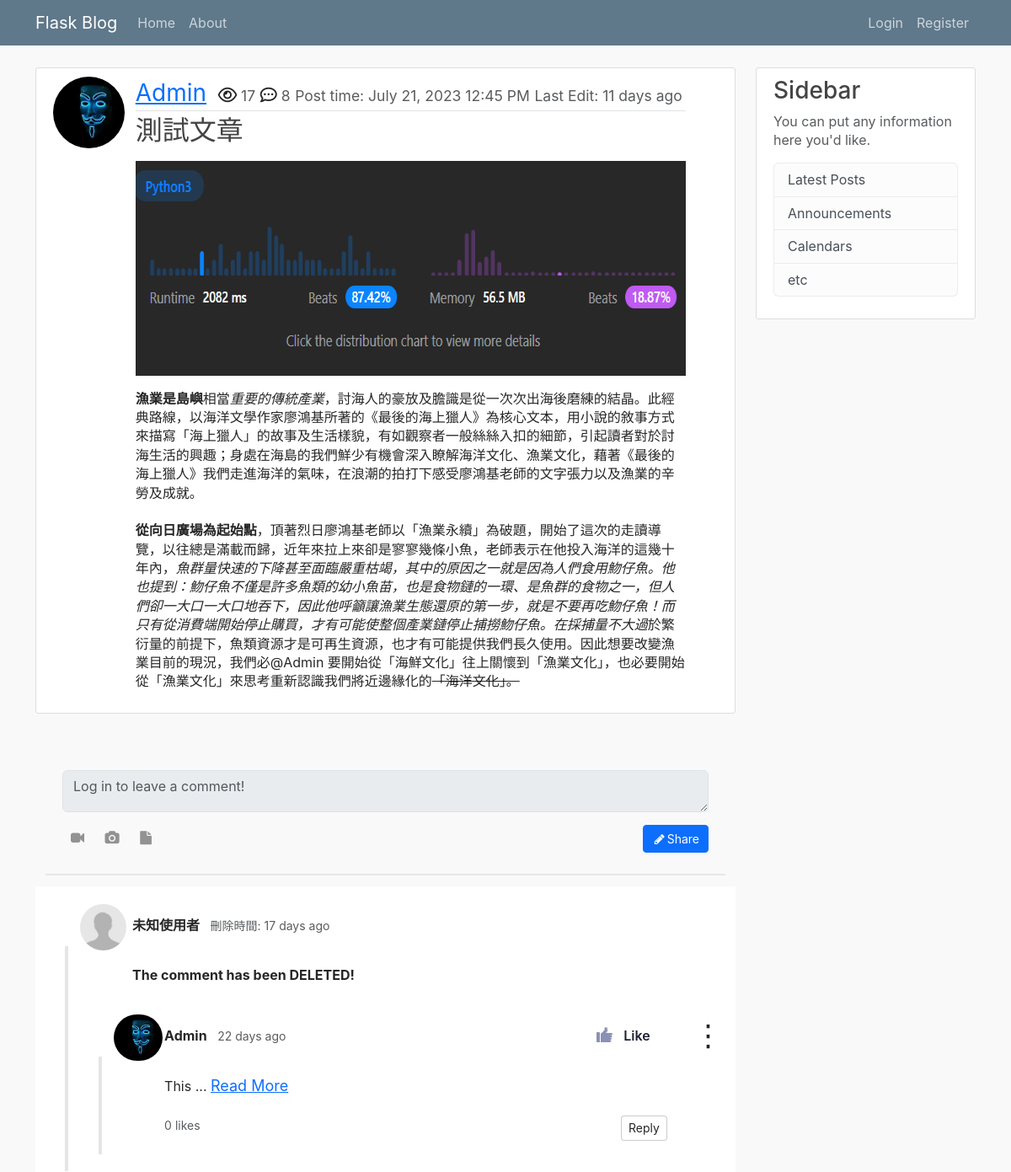
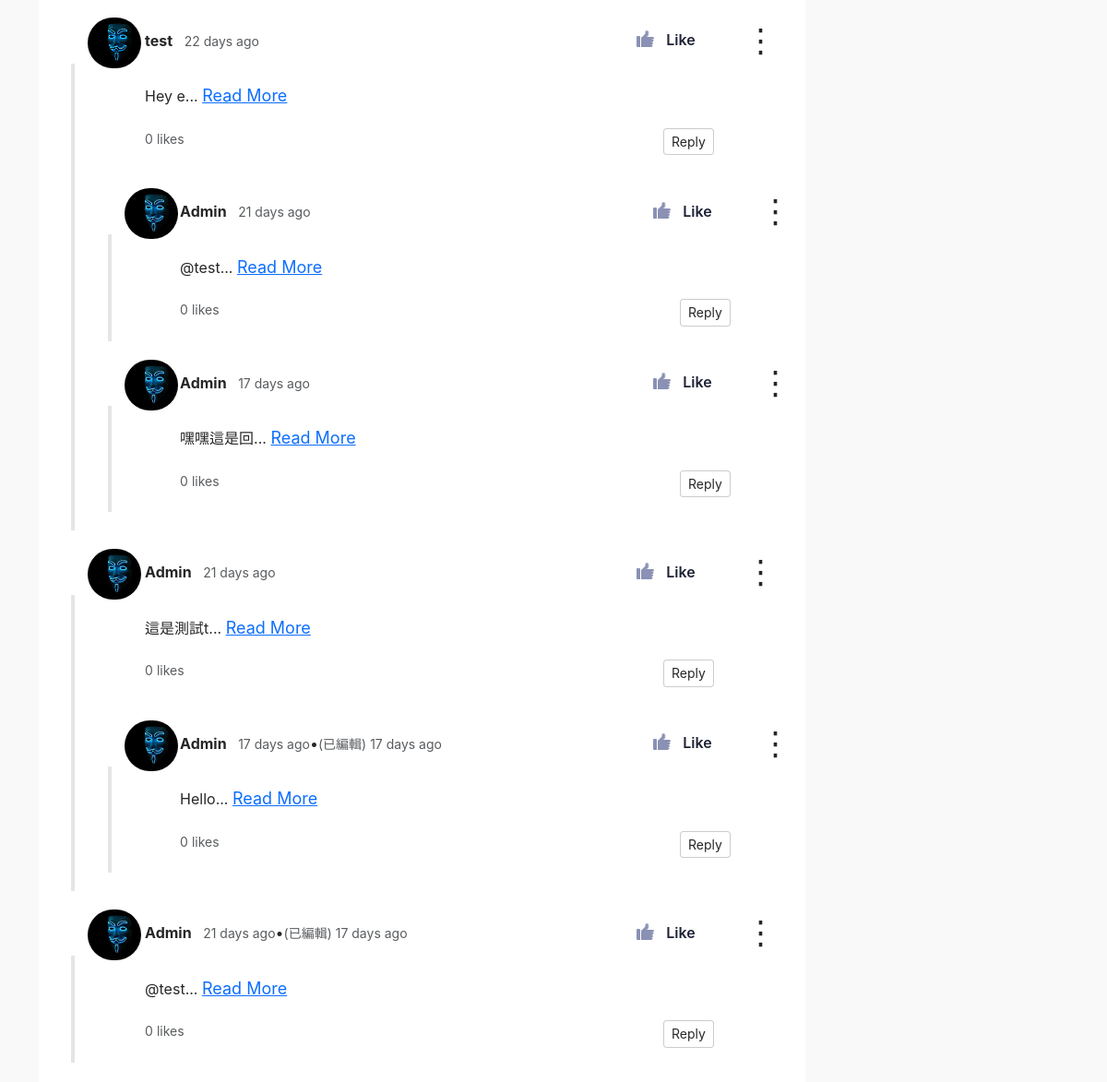
/post/1, run on the app's committed database (2 pictures, top to bottom).
### flask_blog/models.py (models this page shows, shortened)
class User(db.Model, UserMixin):
    __tablename__ = 'user'
    id = db.Column(db.Integer, primary_key=True)
    username = db.Column(db.String(20), unique=True, nullable=False)
    email = db.Column(db.String(120), unique=True, nullable=False)
    image_file = db.Column(db.String(20), unique=False, nullable=False, default='default.jpg')
    password = db.Column(db.String(60), nullable=False)
    posts = db.relationship('Post', backref='author', lazy=True, cascade='all, delete') # lazy="select"
    comments = db.relationship('Comment', backref='user', lazy=True, cascade='all, delete')
    likes = db.relationship('Like', backref='user', lazy=True, cascade='all, delete')

class Post(db.Model):
    __tablename__ = 'post'
    id = db.Column(db.Integer, primary_key=True)
    title = db.Column(db.String(100), nullable=False)
    date_posted = db.Column(db.DateTime, nullable=False, default=datetime.utcnow)
    date_edited = db.Column(db.DateTime) # 這裡應該改成可空且預設為None
    view = db.Column(db.Integer, nullable=False, default=0)
    content = db.Column(db.Text, nullable=False)
    user_id = db.Column(db.Integer, db.ForeignKey('user.id', ondelete='CASCADE'), nullable=False)
    comments = db.relationship('Comment', backref='post', lazy=True, cascade='all, delete')
    category = db.Column(db.String(100), nullable=False)

class Comment(db.Model):
    __tablename__ = 'comment'
    id = db.Column(db.Integer, primary_key=True)
    content = db.Column(db.String(1000), nullable=False)
    date_posted = db.Column(db.DateTime, nullable=False, default=datetime.utcnow)
    date_edited = db.Column(db.DateTime)
    date_deleted = db.Column(db.DateTime)
    user_id = db.Column(db.Integer, db.ForeignKey('user.id', ondelete='CASCADE'), nullable=False)
    post_id = db.Column(db.Integer, db.ForeignKey('post.id', ondelete='CASCADE'), nullable=False)
    reply_id = db.Column(db.Integer, db.ForeignKey('comment.id', ondelete='CASCADE')) # 自己reference自己做one to many relation，也要加上foreign key
    reply = db.relationship('Comment', remote_side='Comment.id', backref='replies', lazy=True, cascade='all, delete') # 這裡要設定remote_side，然後傳入class
    likes = db.relationship('Like', backref='comment', lazy=True, cascade='all, delete')
    delete = db.Column(db.Boolean, default=0)

### flask_blog/posts/routes.py (the view)
@posts.route('/post/<int:post_id>')
def post(post_id):
    post = Post.query.get_or_404(post_id) # 找的到就傳id找不到就直接跳404頁面
    comments = Comment.query.filter_by(post_id=post_id, reply_id=None).all()
    if current_user.get_id(): # 只有在不是anynomoususer的情況下才會有likes的屬性，然後取得所有這個使用者按讚的留言並傳入template
        liked_comments_id = [liked_comment.comment_id for liked_comment in current_user.likes]
        print('permitted user')
    else:
        liked_comments_id = []
    print('liked_comments_id: ', liked_comments_id)
    if current_user.get_id() and current_user.id != post.author.id: # 確保如果是未登入使用者(AnonymousUser)存取不會報錯，而是把id設成None
        views = post.view
        post.view = views + 1
        db.session.commit()
    return render_template('post.html', title=post.title, post=post, comments=comments, liked_comments_id=liked_comments_id)

### flask_blog/templates/post.html (shortened to what this page needs)
{% extends 'layout.html' %}
{% from 'macros.html' import generate_content, generate_reply with context %}
{% block content %}
    <article class="media content-section">
      <div class="row">
        <div class="col-1">
          <img class="rounded-circle article-img" src="{{ url_for('static', filename='profile_pics/' + post.author.image_file) }}">
        </div>
        <div class="media-body col-10">
          <div class="article-metadata">
              <a class="user-name" href="{{ url_for('users.user_posts', username=post.author.username ) }}">{{ post.author.username }}</a>
              <i class="far fa-eye icon-class"></i><small class='text-muted'> {{ post.view }}</small>
              <i class='far fa-comment-dots icon-class'></i><small class='text-muted'> {{ post.comments|length }}</small>
              <small class="text-muted">Post time: {{ moment(post.date_posted).format('LLL') }}</small>
              {% if post.date_edited %}
                <small class= 'text-muted'>Last Edit: {{ moment(post.date_edited).fromNow(refresh=True) }}</small>
              {% endif %}
          </div>
          <h2 class="article-title">{{ post.title }}</h2>
          <p class="article-content">{{ post.content|safe }}</p>
        </div>
    </article>
    <br>
    {% if current_user.is_authenticated %}
    <link href="https://maxcdn.bootstrapcdn.com/font-awesome/4.3.0/css/font-awesome.min.css" rel="stylesheet">
      <div class="container bootdey">
        <div class="col-md-12 bootstrap snippets">
          <div class="panel">
            <div class="panel-body">
              <form class="mar-top clearfix" method="POSt" action="{{ url_for('comments.comment', post_id = post.id) }}">
                <input type="hidden" name="csrf_token" value="{{ csrf_token() }}">
                <textarea class="form-control" rows="2" placeholder="Leave a comment" name="content"></textarea>
                <br>
                <button class="btn btn-sm btn-primary pull-right" type="submit"><i class="fa fa-pencil fa-fw"></i>Share</button>
                <a class="btn btn-trans btn-icon fa fa-video-camera add-tooltip" href="#"></a>
                <a class="btn btn-trans btn-icon fa fa-camera add-tooltip" href="#"></a>
                <a class="btn btn-trans btn-icon fa fa-file add-tooltip" href="#"></a>
              </form>
            </div>
          </div>
        </div>
      </div>
    {% else %}
    <link href="https://maxcdn.bootstrapcdn.com/font-awesome/4.3.0/css/font-awesome.min.css" rel="stylesheet">
    <div class="container bootdey">
      <div class="col-md-12 bootstrap snippets">
        <div class="panel">
          <div class="panel-body">
            <textarea disabled class="form-control" rows="2" placeholder="Log in to leave a comment!"></textarea>
            <div class="mar-top clearfix" >
              <button class="btn btn-sm btn-primary pull-right" type="submit"><i class="fa fa-pencil fa-fw"></i>Share</button>
              <a class="btn btn-trans btn-icon fa fa-video-camera add-tooltip"></a>
              <a class="btn btn-trans btn-icon fa fa-camera add-tooltip"></a>
              <a class="btn btn-trans btn-icon fa fa-file add-tooltip"></a>
            </div>
          </div>
        </div>
      </div>
    </div>
    {% endif %}
    {% if comments %}
      <div class="comment-thread">
        {% for comment in comments%}
          {% include 'comment_template.html' %}
        {% endfor %}
      </div>
    {% else %}
      <p>No Comments</p>
    {% endif %}
{% endblock content %}

### flask_blog/templates/layout.html (shortened to what this page needs)
<!DOCTYPE html>
<html lang="en">
<head>
    <link href="https://cdn.jsdelivr.net/npm/bootstrap@5.3.0/dist/css/bootstrap.min.css" rel="stylesheet">
    <link rel = 'stylesheet' type="text/css" href="{{ url_for('static', filename='main.css') }}">
</head>
<body>
    <header class="site-header">
        <nav class="navbar navbar-expand-md navbar-dark bg-steel fixed-top">
          <div class="container">
            <a class="navbar-brand mr-4" href="{{ url_for('main.home') }}">Flask Blog</a>
            <div class="collapse navbar-collapse" id="navbarToggle">
              <div class="navbar-nav mr-auto">
                <a class="nav-item nav-link" href="{{ url_for('main.home') }}">Home</a>
                <a class="nav-item nav-link" href="{{ url_for('main.about') }}">About</a>
              </div>
              <div class="navbar-nav">
                {% if current_user.is_authenticated %}
                  <a class="nav-item nav-link" href="{{ url_for('posts.new_post') }}">New Post</a>
                  <a class="nav-item nav-link" href="{{ url_for('users.account') }}">Account</a>
                  <a class="nav-item nav-link" href="{{ url_for('users.logout') }}">Logout</a>
                {% else %}
                  <a class="nav-item nav-link" href="{{ url_for('users.login') }}">Login</a>
                  <a class="nav-item nav-link" href="{{ url_for('users.register') }}">Register</a>
                {% endif %}
              </div>
            </div>
          </div>
        </nav>
    </header>
    <main role="main" class="container">
        <div class="row">
          <div class="col-9">
            {% block content %}{% endblock content%}
          </div>
          <div class="col-3">
            <div class="content-section">
              <h3>Sidebar</h3>
              <p class='text-muted'>You can put any information here you'd like.
                <ul class="list-group">
                  <li class="list-group-item list-group-item-light">Latest Posts</li>
                  <li class="list-group-item list-group-item-light">Announcements</li>
                  <li class="list-group-item list-group-item-light">Calendars</li>
                  <li class="list-group-item list-group-item-light">etc</li>
                </ul>
              </p>
            </div>
          </div>
        </div>
    </main>
  </body>
</html>

### flask_blog/templates/macros.html
{% macro generate_reply(comments, initial_comments) %}
    {% if comments|length > initial_comments %}
        <div>
            {% for comment in comments[:initial_comments] %}
                {% include 'comment_template.html' %}
            {% endfor %}
            <a class="a-btn show-more-comments" onClick="show_more_comments(this)">Show {{ comments|length - initial_comments }} More Comments</a>
            <div class="more-comments-area hide">
                {% for comment in comments[initial_comments:] %}
                    {% include 'comment_template.html' %}
                {% endfor %}
            </div>
            <a class="a-btn show-less-comments hide" onClick="show_less_comments(this)">Show Less Comments</a>
        </div>
    {% else %}
        {% for comment in comments %}
            {% include 'comment_template.html' %}
        {% endfor %}
    {% endif %}
{% endmacro %}
{% macro generate_content(comment, initial_words) %}
    {% with initial_words = initial_words %}
    {% if comment.content|length > initial_words %}
        <div class="content-div">
            <p class="inline-p"><span class="dots">{{ (comment.content[:initial_words]|tagify)|safe }}...</span><span class="more hide">{{ (comment.content|tagify)|safe }}</span></p>
            <a class="a-btn" onClick="show_more_content(this)">Read More</a>
        </div>
    {% else %}
        <div class="content-div">
            <p>{{ (comment.content|tagify)|safe }}</p>
        </div>
    {% endif %}
    {% endwith %}
{% endmacro %}

### flask_blog/templates/comment_template.html (shortened to what this page needs)
{% if not comment.delete %}
<div class="comment row" id=comment-{{ comment.id }}>
    <div class="col-1 me-2">
        <a href="#comment-{{ comment.id }}" class="comment-border-link"></a>
        <div class="comment-info" >
            {% if comment.user.id == current_user.id %}
            <img style="box-shadow: 3px 3px 8px #968004;" class="user-icon" src="{{ url_for('static', filename='profile_pics/' + comment.user.image_file) }}" alt="user-icon">
            {% else %}
            <img class="user-icon" src="{{ url_for('static', filename='profile_pics/' + comment.user.image_file) }}" alt="user-icon">
            {% endif %}
        </div>
    </div>
    <div class="col-10 comment-content mb-3">
        <div class="row">
            <div class="col-6">
                <a href="{{ url_for('users.user_posts', username=comment.user.username) }}" class="comment-author me-2">{{ comment.user.username }}</a>
                {% if comment.date_edited %}
                <small class="m-0 text-muted">{{ moment(comment.date_posted).fromNow(refresh=True) }}</small>&#x2022;<small class="m-0 text-muted">(已編輯) {{ moment(comment.date_edited).fromNow(refresh=True) }}</small>
                {% else %}
                <small class="m-0 text-muted">{{ moment(comment.date_posted).fromNow(refresh=True) }}</small>
                {% endif %}
            </div>
            <div class="col-6 d-flex justify-content-end">
                <div class="comment-voting">
                    {% if comment.id in liked_comments_id %}
                    <button class="button dark liked" onClick="clicking(this,'{{current_user.is_authenticated}}'); thumb_toggle(this, '{{current_user.is_authenticated}}');">
                        <div class="hand">
                            <div class="thumb"></div>
                        </div>
                        <span>Like</span>
                    </button>
                    {% else %}
                    <button class="button dark" onClick="clicking(this,'{{current_user.is_authenticated}}'); thumb_toggle(this, '{{current_user.is_authenticated}}');">
                      <div class="hand">
                          <div class="thumb"></div>
                      </div>
                      <span>Like</span>
                    </button>
                    {% endif %}
                    <div class="button-wrapper">
                        <span class="overlay-span" onClick="toggleUpdateDeleteCommentBtn(this)">&#8942;</span>
                    </div>
                </div>
            </div>
        </div>
        <br>
        <div class="comment-body">
            {{ generate_content(comment, 5) }}
            <br>
            <div class="d-flex justify-content-between">
                <div><small class="likes text-muted me-1">{{ comment.likes|length }}</small><small class="likes m-0 text-muted">likes</small></div>
                <div>
                    <button type="button" onClick="toggle_reply_form(this)">Reply</button>
                </div>
            </div>
        </div>
    </div>
    <div class="replies">
        {{ generate_reply(comment.replies, 2) }}
    </div>
</div>
{% else %}
<div class="comment row" id=comment-{{ comment.id }}>
    <div class="col-1 me-2">
        <a href="#comment-{{ comment.id }}" class="comment-border-link"></a>
        <div class="comment-info" >
            {% if comment.user.id == current_user.id %}
            <img style="box-shadow: 3px 3px 8px #968004;" class="user-icon" src="{{ url_for('static', filename='profile_pics/' + 'anonymous.jpg') }}" alt="user-icon">
            {% else %}
            <img class="user-icon" src="{{ url_for('static', filename='profile_pics/' + 'anonymous.jpg') }}" alt="user-icon">
            {% endif %}
        </div>
    </div>
    <div class="col-10 comment-content mb-3">
        <div class="row">
            <div class="col-6">
                <span class="comment-author-deleted me-2">未知使用者</span>
                <small class="m-0 text-muted">刪除時間: {{ moment(comment.date_deleted).fromNow(refresh=True) }}</small>
            </div>
        </div>
        <br>
        <div class="comment-body">
            <strong>The comment has been DELETED!</strong>
        </div>
    </div>
    <div class="replies">
        {{ generate_reply(comment.replies, 2) }}
    </div>
</div>
{% endif %}

### data on the page
User: image_file (picture), author.username "Admin"
Post: view "17", date_posted "July 21, 2023 12:45 PM", date_edited "11 days ago", title "測試文章", content (picture), content "漁業是島嶼 相當 重要的傳統產業 ，討海人的豪放及膽識是從一次次出海後磨練的結晶。此經典路線，以海洋文學作家廖鴻基所著的《最後的海上獵人》為核心文本，用小說的敘事方式來描寫「海上獵人」的故事及生活樣貌，有如觀察者一般絲絲入扣的細節，引起讀者對於討海生活的興趣；身處在海島的我們鮮少有機會深入瞭解海洋文化、漁業文化，藉著《最後的海上獵人》我們走進海洋的氣味，在浪潮的拍打下感受廖鴻基老師的文字張力以及漁業的辛勞及成就。 從向日廣場為起始點 ，頂著烈日廖鴻基老師以「漁業永續」為破題，開始了這次的走讀導覽，以往總是滿載而歸，近年來拉上來卻是寥寥幾條小魚，老師表示在他投入海洋的這幾十年內， 魚群量快速的下降甚至面臨嚴重枯竭，其中的原因之一就是因為人們食用魩仔魚。他也提到：魩仔魚不僅是許多魚類的幼小魚苗，也是食物鏈的一環、是魚群的食物之一，但人們卻一大口一大口地吞下，因此他呼籲讓漁業生態還原的第一步，就是不要再吃魩仔魚！而只有從消費端開始停止購買，才有可能使整個產業鏈停止捕撈魩仔魚。在採捕量不大過 於繁衍量的前提下，魚類資源才是可再生資源，也才有可能提供我們長久使用。因此想要改變漁業目前的現況，我們必@Admin 要開始從「海鮮文化」往上關懷到「漁業文化」，也必要開始從「漁業文化」來思考重新認識我們將近邊緣化的 「海洋文化」。"
Comment: delete True (drawn), date_deleted "17 days ago"
Comment: image_file (picture), user.username "Admin", date_posted "22 days ago", content "This", likes|length "0"
Comment: image_file (placeholder picture), user.username "test", date_posted "22 days ago", content "Hey e", likes|length "0"
Comment: image_file (picture), user.username "Admin", date_posted "21 days ago", content "@test", likes|length "0"
Comment: image_file (picture), user.username "Admin", date_posted "17 days ago", content "嘿嘿這是回", likes|length "0"
Comment: image_file (picture), user.username "Admin", date_posted "21 days ago", content "這是測試t", likes|length "0"
Comment: image_file (picture), user.username "Admin", date_posted "17 days ago", date_edited "17 days ago", content "Hello", likes|length "0"
Comment: image_file (picture), user.username "Admin", date_posted "21 days ago", date_edited "17 days ago", content "@test", likes|length "0"

### other printed values
{{ post.comments|length }} "8"
